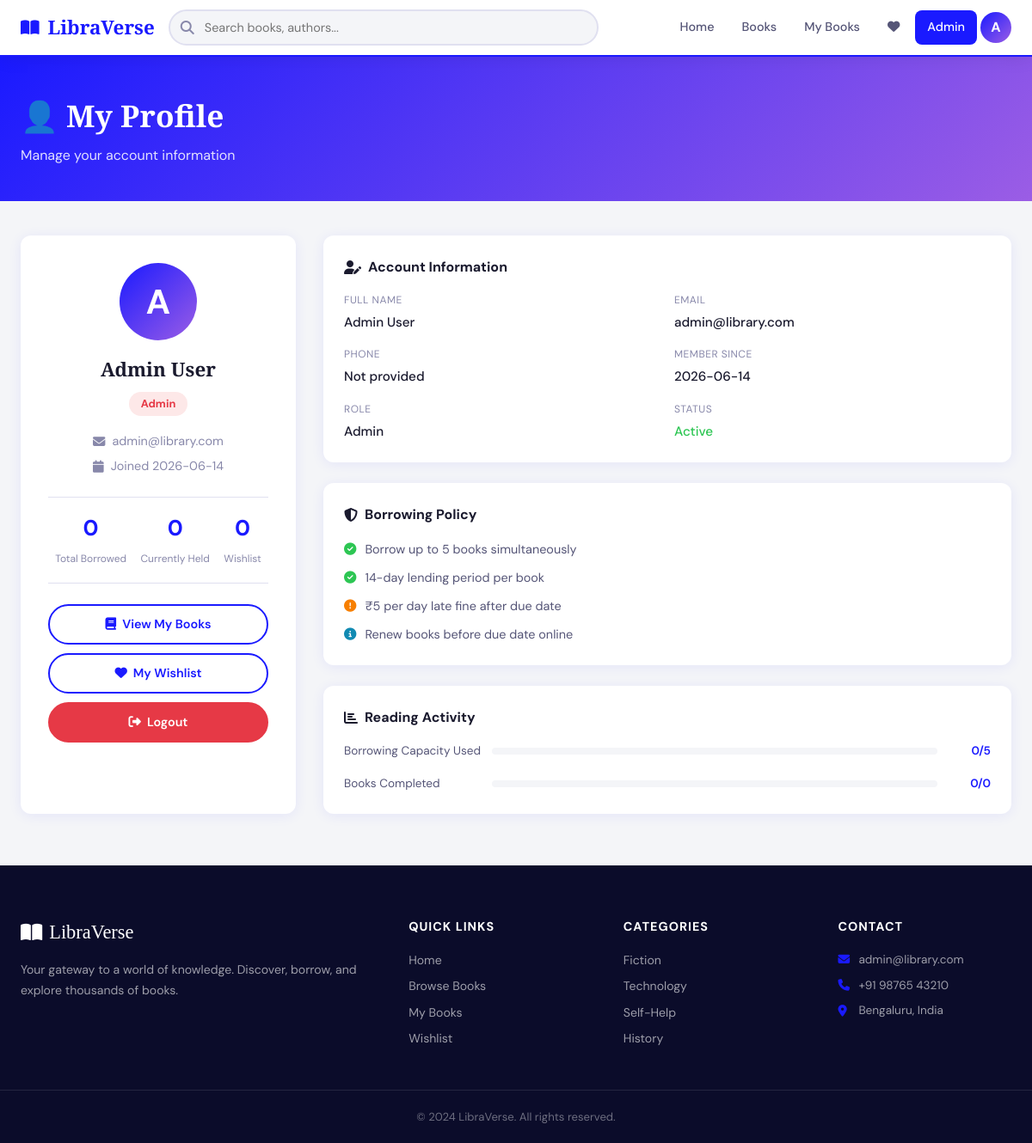
Screenshot of /profile (signed in) with the database file from the repository.
### tables this page shows
CREATE TABLE users (
            id INTEGER PRIMARY KEY AUTOINCREMENT,
            name TEXT NOT NULL,
            email TEXT UNIQUE NOT NULL,
            password TEXT NOT NULL,
            role TEXT DEFAULT 'member',
            phone TEXT,
            address TEXT,
            joined_date TEXT DEFAULT CURRENT_DATE,
            avatar TEXT DEFAULT 'default.png'
        );

### app.py (the view)
@app.route('/profile')
def profile():
    if 'user_id' not in session:
        return redirect(url_for('login'))
    conn = get_db()
    user = conn.execute("SELECT * FROM users WHERE id=?", (session['user_id'],)).fetchone()
    stats = {
        'total_borrowed': conn.execute("SELECT COUNT(*) FROM borrows WHERE user_id=?", (session['user_id'],)).fetchone()[0],
        'currently_borrowed': conn.execute("SELECT COUNT(*) FROM borrows WHERE user_id=? AND status='borrowed'", (session['user_id'],)).fetchone()[0],
        'wishlist_count': conn.execute("SELECT COUNT(*) FROM wishlist WHERE user_id=?", (session['user_id'],)).fetchone()[0],
    }
    conn.close()
    return render_template('profile.html', user=user, stats=stats)

### app.py (called while the page is built)
def get_db():
    conn = sqlite3.connect(DB_PATH)
    conn.row_factory = sqlite3.Row
    return conn

### templates/profile.html (shortened to what this page needs)
{% extends "base.html" %}
{% block content %}
<div class="page-header">
    <div class="container">
        <h1>👤 My Profile</h1>
        <p>Manage your account information</p>
    </div>
</div>
<div class="container profile-page">
    <div class="profile-grid">
        <div class="profile-card">
            <div class="profile-avatar-large">{{ user.name[0]|upper }}</div>
            <h2>{{ user.name }}</h2>
            <span class="role-badge {{ user.role }}">{{ user.role|capitalize }}</span>
            <p class="profile-email"><i class="fas fa-envelope"></i> {{ user.email }}</p>
            <p class="profile-email"><i class="fas fa-calendar"></i> Joined {{ user.joined_date }}</p>
            <div class="profile-stats">
                <div class="pstat">
                    <span class="pstat-num">{{ stats.total_borrowed }}</span>
                    <span class="pstat-label">Total Borrowed</span>
                </div>
                <div class="pstat">
                    <span class="pstat-num">{{ stats.currently_borrowed }}</span>
                    <span class="pstat-label">Currently Held</span>
                </div>
                <div class="pstat">
                    <span class="pstat-num">{{ stats.wishlist_count }}</span>
                    <span class="pstat-label">Wishlist</span>
                </div>
            </div>
            <div class="profile-links">
                <a href="{{ url_for('my_books') }}" class="btn btn-outline btn-full"><i class="fas fa-book"></i> View My Books</a>
                <a href="{{ url_for('wishlist') }}" class="btn btn-outline btn-full"><i class="fas fa-heart"></i> My Wishlist</a>
                <a href="{{ url_for('logout') }}" class="btn btn-danger btn-full"><i class="fas fa-sign-out-alt"></i> Logout</a>
            </div>
        </div>
        <div class="profile-details">
            <div class="profile-section">
                <h3><i class="fas fa-user-edit"></i> Account Information</h3>
                <div class="info-grid">
                    <div class="info-item"><label>Full Name</label><span>{{ user.name }}</span></div>
                    <div class="info-item"><label>Email</label><span>{{ user.email }}</span></div>
                    <div class="info-item"><label>Phone</label><span>{{ user.phone or 'Not provided' }}</span></div>
                    <div class="info-item"><label>Member Since</label><span>{{ user.joined_date }}</span></div>
                    <div class="info-item"><label>Role</label><span>{{ user.role|capitalize }}</span></div>
                    <div class="info-item"><label>Status</label><span class="text-green">Active</span></div>
                </div>
            </div>
            <div class="profile-section">
                <h3><i class="fas fa-shield-alt"></i> Borrowing Policy</h3>
                <div class="policy-list">
                    <div class="policy-item"><i class="fas fa-check-circle text-green"></i> Borrow up to 5 books simultaneously</div>
                    <div class="policy-item"><i class="fas fa-check-circle text-green"></i> 14-day lending period per book</div>
                    <div class="policy-item"><i class="fas fa-exclamation-circle text-orange"></i> ₹5 per day late fine after due date</div>
                    <div class="policy-item"><i class="fas fa-info-circle text-blue"></i> Renew books before due date online</div>
                </div>
            </div>
            <div class="profile-section">
                <h3><i class="fas fa-chart-bar"></i> Reading Activity</h3>
                <div class="activity-bar-wrap">
                    <div class="activity-item">
                        <span>Borrowing Capacity Used</span>
                        <div class="activity-bar">
                        </div>
                        <span>{{ stats.currently_borrowed }}/5</span>
                    </div>
                    <div class="activity-item">
                        <span>Books Completed</span>
                        <div class="activity-bar">
                        </div>
                        <span>{{ stats.total_borrowed - stats.currently_borrowed }}/{{ stats.total_borrowed }}</span>
                    </div>
                </div>
            </div>
        </div>
    </div>
</div>
{% endblock %}

### static/css/style.css (style rules this page uses)
:root { --primary: #1a1aff; --primary-dark: #0000cc; --primary-light: #e8e8ff; --accent: #ff6b35; --accent2: #ffd60a; --bg: #f4f5f8; --bg2: #ffffff; --bg3: #0b0c2a; --text: #1a1a2e; --text2: #555577; --text3: #8888aa; --border: #e0e0f0; --card-shadow: 0 2px 16px rgba(26,26,255,0.07); --card-shadow-hover: 0 8px 32px rgba(26,26,255,0.15); --radius: 12px; --radius-sm: 8px; --green: #2dc653; --red: #e63946; --orange: #f77f00; }
* { box-sizing: border-box; margin: 0; padding: 0; }
html { scroll-behavior: smooth; }
body { font-family: 'DM Sans', sans-serif; background: var(--bg); color: var(--text); line-height: 1.6; }
.btn { display: inline-flex; align-items: center; gap: 7px; padding: 10px 20px; border-radius: 50px; font-family: inherit; font-size: 0.9rem; font-weight: 600; cursor: pointer; text-decoration: none; border: 2px solid transparent; transition: all .2s; white-space: nowrap; }
.btn-outline { border-color: var(--primary); color: var(--primary); background: transparent; }
.btn-danger { background: var(--red); color: white; border-color: var(--red); }
.btn-full { width: 100%; justify-content: center; }
.container { max-width: 1400px; margin: 0 auto; padding: 0 24px; }
.page-header { background: linear-gradient(135deg, #1a1aff, #9b5de5); padding: 40px 0; color: white; margin-bottom: 40px; }
.page-header h1 { font-family: 'Playfair Display', serif; font-size: 2.2rem; margin-bottom: 6px; }
.page-header p { opacity: 0.85; }
.text-green { color: var(--green); }
.text-orange { color: var(--orange); }
.text-blue { color: #118ab2; }
.profile-grid { display: grid; grid-template-columns: 320px 1fr; gap: 32px; }
.profile-card { background: white; border-radius: var(--radius); padding: 32px; box-shadow: var(--card-shadow); text-align: center; }
.profile-avatar-large { width: 90px; height: 90px; border-radius: 50%; background: linear-gradient(135deg, var(--primary), #9b5de5); color: white; display: flex; align-items: center; justify-content: center; font-size: 2.5rem; font-weight: 700; margin: 0 auto 16px; }
.profile-card h2 { font-family: 'Playfair Display', serif; font-size: 1.4rem; margin-bottom: 8px; }
.role-badge { display: inline-block; padding: 4px 14px; border-radius: 50px; font-size: 0.8rem; font-weight: 700; background: var(--primary-light); color: var(--primary); margin-bottom: 12px; }
.role-badge.admin { background: #fde8e8; color: var(--red); }
.profile-email { font-size: 0.9rem; color: var(--text3); margin: 6px 0; display: flex; align-items: center; justify-content: center; gap: 8px; }
.profile-stats { display: flex; justify-content: space-around; margin: 24px 0; padding: 16px 0; border-top: 1px solid var(--border); border-bottom: 1px solid var(--border); }
.pstat { text-align: center; }
.pstat-num { display: block; font-size: 1.6rem; font-weight: 700; color: var(--primary); }
.pstat-label { font-size: 0.75rem; color: var(--text3); }
.profile-links { display: flex; flex-direction: column; gap: 10px; margin-top: 20px; }
.profile-details { display: flex; flex-direction: column; gap: 24px; }
.profile-section { background: white; border-radius: var(--radius); padding: 24px; box-shadow: var(--card-shadow); }
.profile-section h3 { font-size: 1rem; font-weight: 700; margin-bottom: 16px; display: flex; align-items: center; gap: 8px; }
.info-grid { display: grid; grid-template-columns: 1fr 1fr; gap: 16px; }
.info-item { display: flex; flex-direction: column; gap: 4px; }
.info-item label { font-size: 0.75rem; color: var(--text3); text-transform: uppercase; letter-spacing: 0.5px; }
.info-item span { font-size: 0.95rem; font-weight: 500; }
.policy-list { display: flex; flex-direction: column; gap: 10px; }
.policy-item { display: flex; align-items: center; gap: 10px; font-size: 0.9rem; color: var(--text2); }
.activity-bar-wrap { display: flex; flex-direction: column; gap: 16px; }
.activity-item { display: flex; align-items: center; gap: 12px; font-size: 0.85rem; }
.activity-item span:first-child { min-width: 160px; color: var(--text2); }
.activity-bar { flex: 1; height: 8px; background: var(--bg); border-radius: 50px; overflow: hidden; }
.activity-item span:last-child { min-width: 50px; text-align: right; font-weight: 600; color: var(--primary); }

### rows the page displays
users: name "A", name "Admin User", role "Admin", email "admin@library.com", joined_date "2026-06-14"

### other values shown
{{ session.user_name[0] | upper }} "A"
{{ stats.total_borrowed }} "0"
{{ stats.currently_borrowed }} "0"
{{ stats.wishlist_count }} "0"
{{ user.phone or 'Not provided' }} "Not provided"
{{ stats.total_borrowed - stats.currently_borrowed }} "0"
